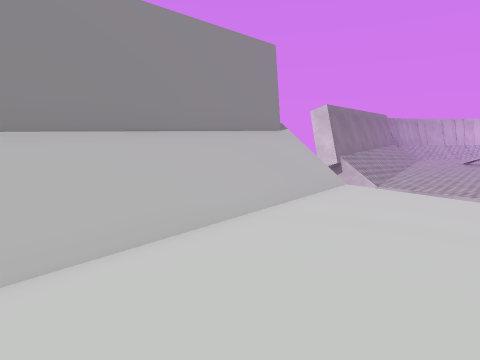
view 1 (above)

12 first-person views from a walk through a scene from a Unity 3-D project. The camera is 1.4 m above the floor, tilts 10° down and sees 80° across. The floor is counted in squares, 1 m on a side. Each view is taken from the middle of a square. On the plan, view 1 faces up. The plan holds only what a view shows up to about 14 squares ahead; the rest is blank. The place goes on beyond the plan. The player character is not drawn. Some surface patterns are stand-ins.

view 2
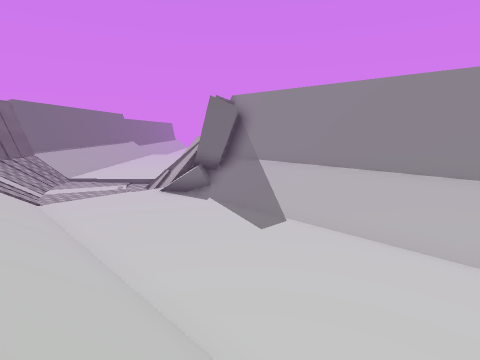

view 3
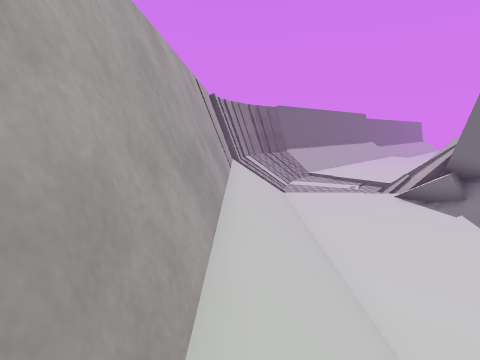

view 4
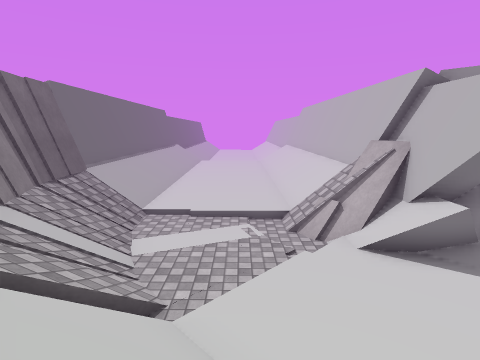

view 5
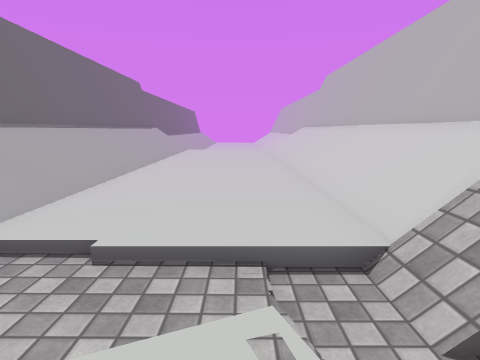

view 6
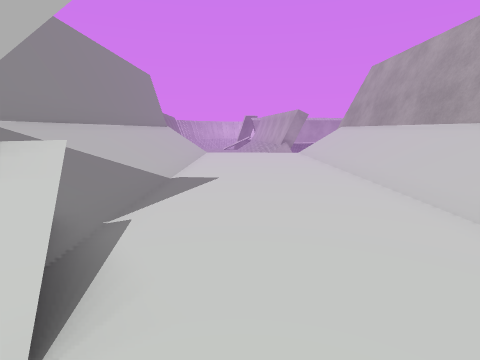

view 7
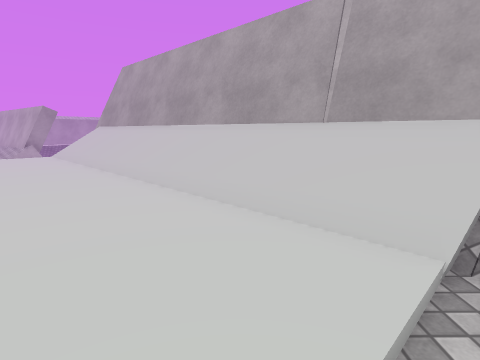

view 8
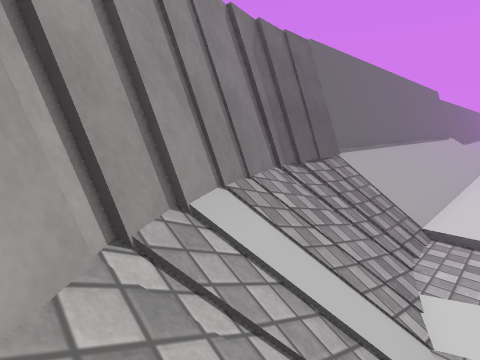

view 9
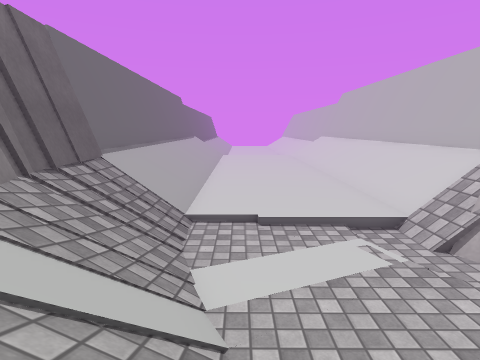

view 10
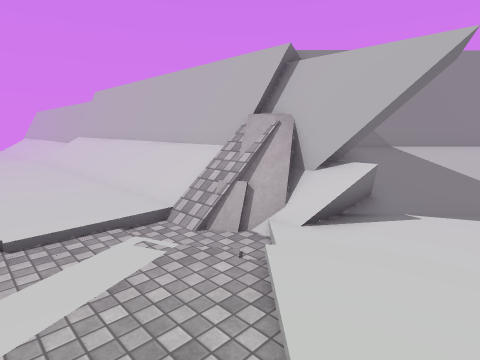

view 11
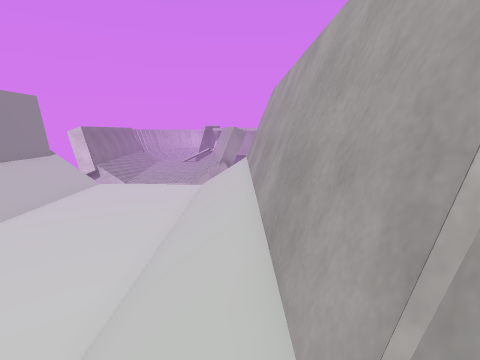

view 12
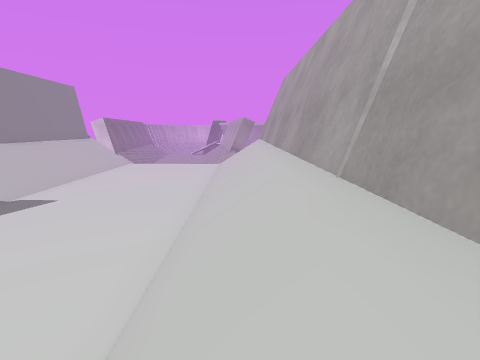

### Floor plan
Key: @ floor where view 1 was taken; # wall or solid block; . main floor; - floor 0.25 m lower than the main floor; / step, stairs or slope; = window, fence, low wall or low ledge; O other object.
Columns run from 21 left of view 1 to 6 right of it. Each row starts with its distance up from view 1.
  9                      ##
  8                     ##//
  7                    ##///
  6                   ##///..
  5                  ##///....
  4                 ##///......
  3                ##///......./
  2               ##///.......//
  1              ##///.......///
  0             ##///....@..///#
 -1           #####/.......///##
 -2 ############=##/......///##
 -3 //////////// =O......///##
 -4 ///////////////.....///##
 -5 .........../---/...///##
 -6 .........../----/.///##
 -7 .........../-----///##
 -8 .........../---////##
 -9 ...........//////###
-10 ////////////////##
-11 ///////////######
-12 #############

Where each view was taken, in squares from view 1:
view 1: 0 up, 0 right, facing up
view 2: 0 up, 5 right, facing left
view 3: 0 up, 5 right, facing down-left
view 4: 6 down, 1 left, facing left
view 5: 6 down, 7 left, facing left
view 6: 5 down, 7 left, facing up-right
view 7: 5 down, 7 left, facing right
view 8: 8 down, 4 left, facing down-left
view 9: 8 down, 4 left, facing left
view 10: 8 down, 4 left, facing up-left
view 11: 7 down, 2 left, facing up-right
view 12: 8 down, 4 left, facing up-right
